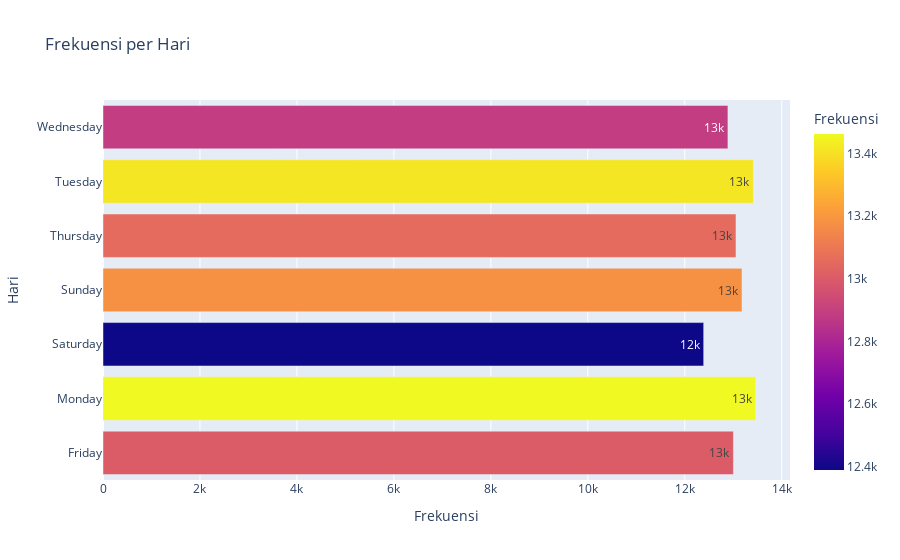

Notebook source saved alongside this figure:
### Markdown cell above
##### Distribution by day

### Code cell
fig_4 = df.groupby(['day'], as_index=False, sort=True).count()
px.bar(fig_4, x='mag', y='day',
    color='mag',
    labels= {'mag': 'Frekuensi', 'day': 'Hari'},
    barmode='group',
    title= 'Frekuensi per Hari',
    text_auto='.2s'
)

### Figure 1 — Plotly figure (JSON) as saved in the notebook; plotly's stock layout.template omitted (floating-point values rounded to 4 significant figures)
{"data": [{"alignmentgroup": "True", "hovertemplate": "Frekuensi=%{marker.color}<br>Hari=%{y}<extra></extra>", "legendgroup": "", "marker": {"color": [13003, 13462, 12390, 13180, 13056, 13414, 12890], "coloraxis": "coloraxis", "pattern": {"shape": ""}}, "name": "", "offsetgroup": "", "orientation": "h", "showlegend": false, "textposition": "auto", "texttemplate": "%{x:.2s}", "type": "bar", "x": [13003, 13462, 12390, 13180, 13056, 13414, 12890], "xaxis": "x", "y": ["Friday", "Monday", "Saturday", "Sunday", "Thursday", "Tuesday", "Wednesday"], "yaxis": "y"}], "layout": {"barmode": "group", "coloraxis": {"colorbar": {"title": {"text": "Frekuensi"}}, "colorscale": [[0, "#0d0887"], [0.1111, "#46039f"], [0.2222, "#7201a8"], [0.3333, "#9c179e"], [0.4444, "#bd3786"], [0.5556, "#d8576b"], [0.6667, "#ed7953"], [0.7778, "#fb9f3a"], [0.8889, "#fdca26"], [1, "#f0f921"]]}, "legend": {"tracegroupgap": 0}, "title": {"text": "Frekuensi per Hari"}, "xaxis": {"anchor": "y", "domain": [0, 1], "title": {"text": "Frekuensi"}}, "yaxis": {"anchor": "x", "domain": [0, 1], "title": {"text": "Hari"}}}}
